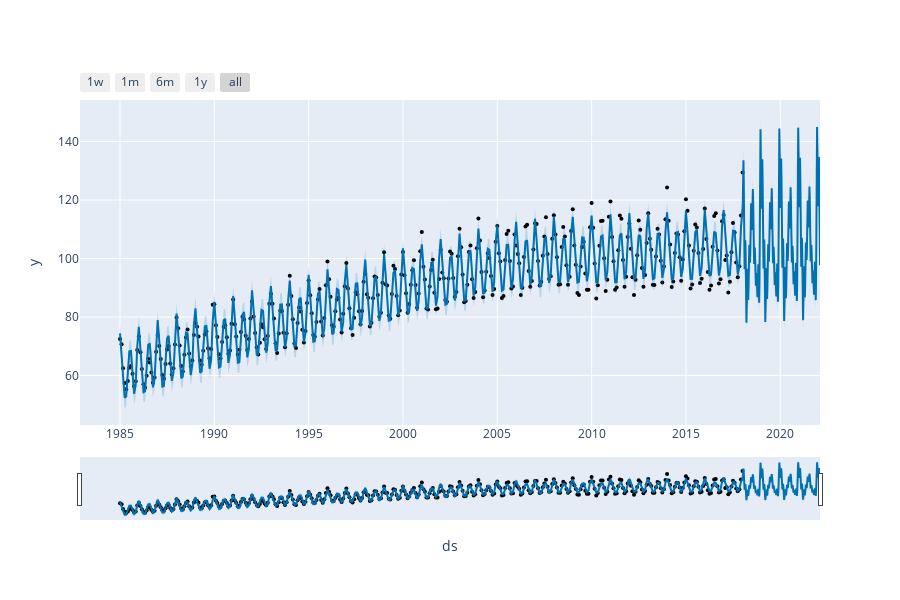

Notebook cell for this chart:
### Code cell
from prophet.plot import plot_plotly, plot_components_plotly

plot_plotly(m, forecast)

### Figure 1 — Plotly figure (JSON) as saved in the notebook; plotly's stock layout.template omitted (floating-point values rounded to 4 significant figures; data arrays with more than 128 entries replaced by an {"elided": "..."} marker saying what was removed)
{"data": [{"marker": {"color": "black", "size": 4}, "mode": "markers", "name": "Actual", "type": "scatter", "x": {"elided": "397 str values"}, "y": {"elided": "397 float values"}}, {"hoverinfo": "skip", "line": {"width": 0}, "mode": "lines", "type": "scatter", "x": {"elided": "1897 str values"}, "y": {"elided": "1897 float values"}}, {"fill": "tonexty", "fillcolor": "rgba(0, 114, 178, 0.2)", "line": {"color": "#0072B2", "width": 2}, "mode": "lines", "name": "Predicted", "type": "scatter", "x": {"elided": "1897 str values"}, "y": {"elided": "1897 float values"}}, {"fill": "tonexty", "fillcolor": "rgba(0, 114, 178, 0.2)", "hoverinfo": "skip", "line": {"width": 0}, "mode": "lines", "type": "scatter", "x": {"elided": "1897 str values"}, "y": {"elided": "1897 float values"}}], "layout": {"height": 600, "showlegend": false, "width": 900, "xaxis": {"rangeselector": {"buttons": [{"count": 7, "label": "1w", "step": "day", "stepmode": "backward"}, {"count": 1, "label": "1m", "step": "month", "stepmode": "backward"}, {"count": 6, "label": "6m", "step": "month", "stepmode": "backward"}, {"count": 1, "label": "1y", "step": "year", "stepmode": "backward"}, {"step": "all"}]}, "rangeslider": {"visible": true}, "title": {"text": "ds"}, "type": "date"}, "yaxis": {"title": {"text": "y"}}}}
